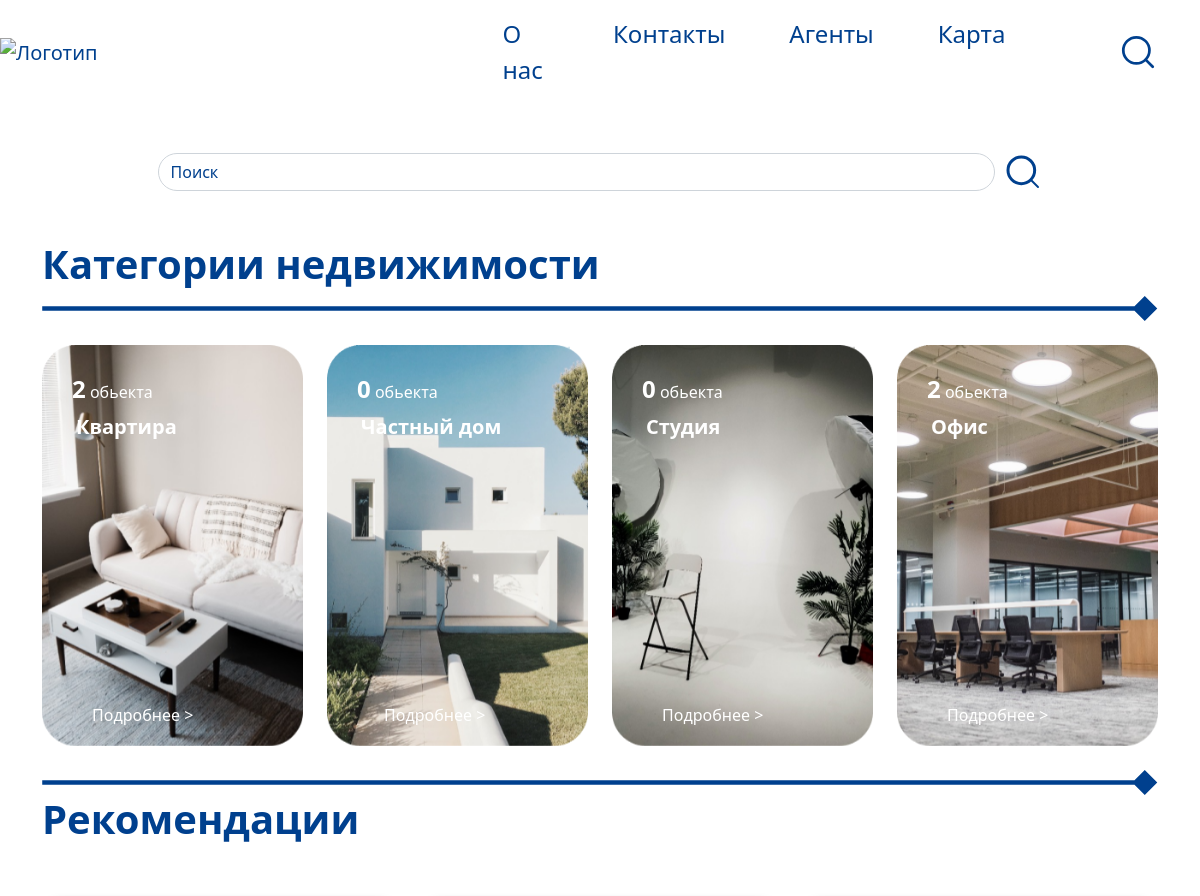
The app's page /category/ (upper part), older data.
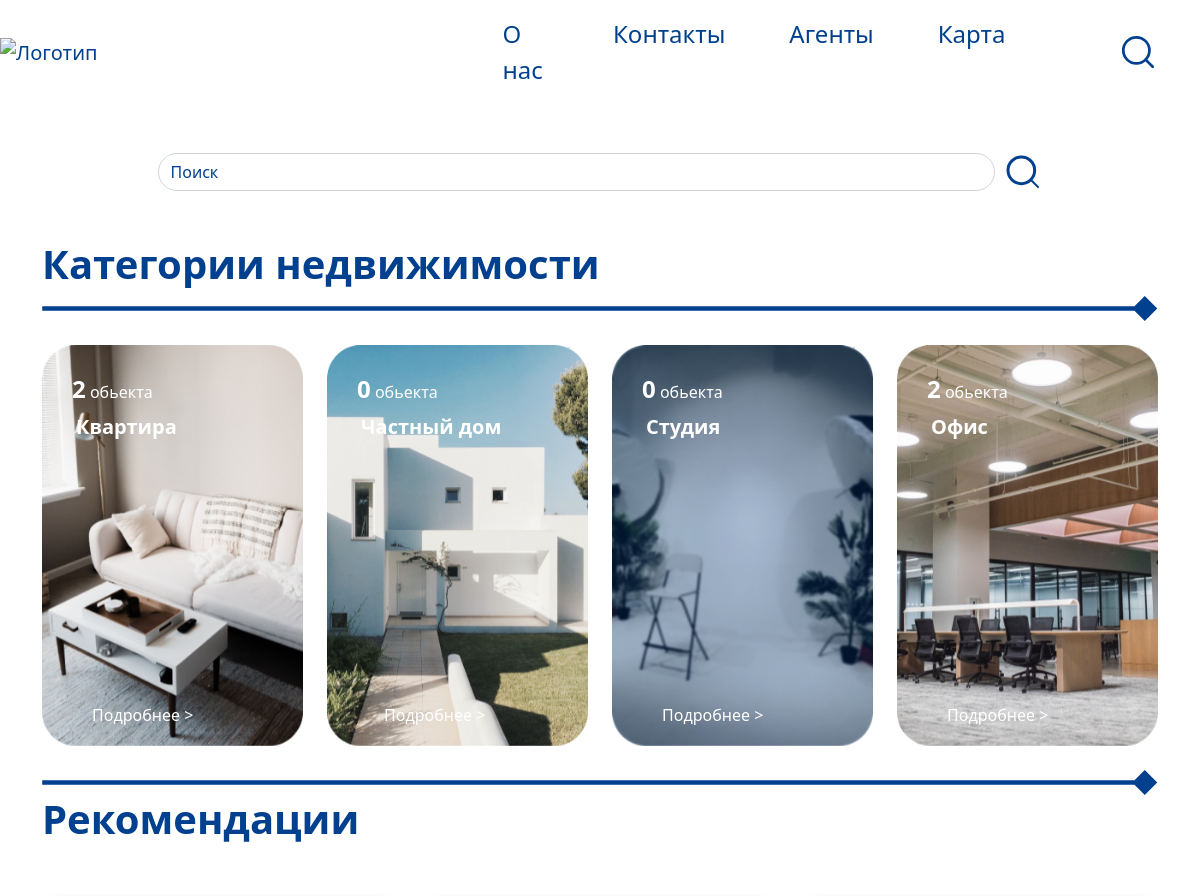
The same page, newer data.
### objects/models.py (models this page shows, shortened)
class Category(models.Model):
    category_name = models.CharField(max_length=20)
    image = models.ImageField(null=True, upload_to='Category')

### objects/views.py (the view)
# urls.py: path('category/', views.CategoryListView.as_view(), name='category'),
class CategoryListView(ListView):
    model = Category
    template_name = 'objects/category.html'
    context_object_name = 'categories'
    def get_queryset(self):
        queryset = super().get_queryset().annotate(object_count=Count('category'))
        return queryset
    def get_context_data(self, *, object_list=None, **kwargs):
        context = super(CategoryListView, self).get_context_data()
        context['recommendations'] = ObjectAd.objects.all()[:3]
        return context

### objects/templates/objects/category.html (shortened to what this page needs)
{% extends 'objects/base.html' %}
{% load static %}
{% block css %}
	<link rel="stylesheet" href="{% static 'css/catalog.css' %}">
{% endblock %}
{% block content %}
	<div class="animate-fade-in sr container mb-5 my-5">
        <form class="animate-fade-in sr d-flex justify-content-center align-items-center my-2">
            <input class="animate-fade-in sr d-flex form-control me-2 rounded-pill main__color searchable w-75 justify-content-center"
                style=" z-index: 1;" type="search" placeholder="Поиск" aria-label="Search">
            <img src="{% static 'images/img_lumpa.svg' %}" alt="Лумпа" class="animate-fade-in sr d-flex " style="width: 40px; height: 40px;">
        </form>
    </div>
    <div class="animate-fade-in sr container ">
        <h1><strong>Категории недвижимости</strong></h1>
    </div>
    <img class="animate-fade-in sr  container d-flex justify-content-center w-100" src="{% static 'images/line_breaker.svg' %}" alt="">
    <div class="animate-fade-in sr container my-4">
        <div class="animate-fade-in sr row row-cols-1 row-cols-sm-2 row-cols-md-4 row-cols-lg-4 g-">
            {% for category in categories %}
                <a class="animate-fade-in sr myownlink" href="{% url 'obj:apartments' category.category_name %}" style="text-decoration: none">
                <div class="animate-fade-in sr col">
                <div class="animate-fade-in sr position-relative">
                    <img class="animate-fade-in sr w-100" src="{{ category.image.url }}" alt="">
                    <div style="color: white!important;" class="animate-fade-in sr image-text my-3">
                        <span class="animate-fade-in sr house-number">{{ category.object_count }}</span> обьекта<br>
                        <h1 class="animate-fade-in sr house-type mx-4 my-2">{{ category.category_name }}</h1>
                        <div class="animate-fade-in sr d-flex  my-5 py-5 justify-content-end">
                            <div class="animate-fade-in sr d-flex  my-5 py-5  justify-content-end">
                                <span style="color: white!important;"
                                    class="animate-fade-in sr d-flex px-3 mx-4 py-4 my-5 read-more">Подробнее ></span>
                            </div>
                        </div>
                    </div>
                </div>
            </div>
                </a>
            {% endfor %}
        </div>
    </div>
    <img class="animate-fade-in sr  container d-flex justify-content-center w-100" src="{% static 'images/line_breaker.svg' %}" alt="">
    <div class="animate-fade-in sr container ">
        <h1><strong>Рекомендации</strong></h1>
    </div>
    <div class="animate-fade-in sr py-5">
</body>
{% endblock %}

Row changes from the older to the newer data that the page shows:
changed Category "Студия": image: a different picture
